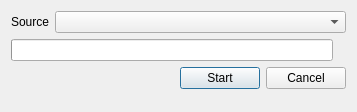
<?xml version="1.0" encoding="UTF-8"?>
<ui version="4.0">
 <class>TagLoader</class>
 <widget class="QDialog" name="TagLoader">
  <property name="geometry">
   <rect>
    <x>0</x>
    <y>0</y>
    <width>357</width>
    <height>112</height>
   </rect>
  </property>
  <property name="windowTitle">
   <string>Md5 list fixer</string>
  </property>
  <property name="windowIcon">
   <iconset resource="../../../resources/resources.qrc">
    <normaloff>:/images/icon.ico</normaloff>:/images/icon.ico</iconset>
  </property>
  <layout class="QFormLayout" name="formLayout">
   <item row="0" column="0">
    <widget class="QLabel" name="labelSource">
     <property name="text">
      <string>Source</string>
     </property>
    </widget>
   </item>
   <item row="0" column="1">
    <widget class="QComboBox" name="comboSource"/>
   </item>
   <item row="1" column="0" colspan="2">
    <widget class="QWidget" name="widgetProgress" native="true">
     <layout class="QHBoxLayout" name="horizontalLayout_2">
      <property name="leftMargin">
       <number>0</number>
      </property>
      <property name="topMargin">
       <number>0</number>
      </property>
      <property name="rightMargin">
       <number>0</number>
      </property>
      <property name="bottomMargin">
       <number>0</number>
      </property>
      <item>
       <widget class="QProgressBar" name="progressBar">
        <property name="enabled">
         <bool>true</bool>
        </property>
        <property name="textVisible">
         <bool>false</bool>
        </property>
        <property name="format">
         <string>%v</string>
        </property>
       </widget>
      </item>
      <item>
       <widget class="QLabel" name="labelProgress">
        <property name="text">
         <string/>
        </property>
       </widget>
      </item>
     </layout>
    </widget>
   </item>
   <item row="2" column="0" colspan="2">
    <layout class="QHBoxLayout" name="buttonLayout">
     <item>
      <spacer name="horizontalSpacer">
       <property name="orientation">
        <enum>Qt::Horizontal</enum>
       </property>
       <property name="sizeHint" stdset="0">
        <size>
         <width>0</width>
         <height>0</height>
        </size>
       </property>
      </spacer>
     </item>
     <item>
      <widget class="QPushButton" name="buttonStart">
       <property name="text">
        <string>Start</string>
       </property>
      </widget>
     </item>
     <item>
      <widget class="QPushButton" name="buttonCancel">
       <property name="text">
        <string>Cancel</string>
       </property>
      </widget>
     </item>
    </layout>
   </item>
  </layout>
 </widget>
 <tabstops>
  <tabstop>buttonStart</tabstop>
  <tabstop>buttonCancel</tabstop>
 </tabstops>
 <resources>
  <include location="../../../resources/resources.qrc"/>
 </resources>
 <connections>
  <connection>
   <sender>buttonStart</sender>
   <signal>clicked()</signal>
   <receiver>TagLoader</receiver>
   <slot>start()</slot>
   <hints>
    <hint type="sourcelabel">
     <x>209</x>
     <y>72</y>
    </hint>
    <hint type="destinationlabel">
     <x>156</x>
     <y>73</y>
    </hint>
   </hints>
  </connection>
  <connection>
   <sender>buttonCancel</sender>
   <signal>clicked()</signal>
   <receiver>TagLoader</receiver>
   <slot>cancel()</slot>
   <hints>
    <hint type="sourcelabel">
     <x>307</x>
     <y>75</y>
    </hint>
    <hint type="destinationlabel">
     <x>351</x>
     <y>79</y>
    </hint>
   </hints>
  </connection>
 </connections>
 <slots>
  <slot>start()</slot>
  <slot>cancel()</slot>
 </slots>
</ui>
